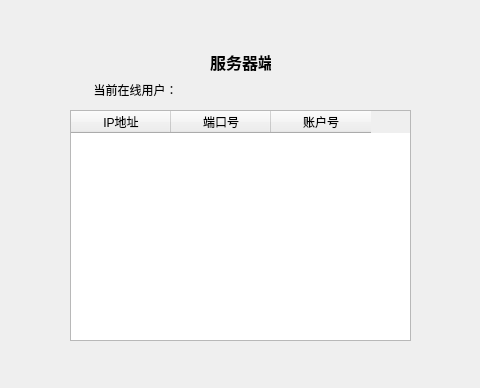
<?xml version="1.0" encoding="UTF-8"?>
<ui version="4.0">
 <class>serverPageLzy</class>
 <widget class="QWidget" name="serverPageLzy">
  <property name="geometry">
   <rect>
    <x>0</x>
    <y>0</y>
    <width>480</width>
    <height>388</height>
   </rect>
  </property>
  <property name="windowTitle">
   <string>serverPageLzy</string>
  </property>
  <widget class="QLabel" name="label">
   <property name="geometry">
    <rect>
     <x>210</x>
     <y>50</y>
     <width>61</width>
     <height>21</height>
    </rect>
   </property>
   <property name="text">
    <string>&lt;html&gt;&lt;head/&gt;&lt;body&gt;&lt;p align=&quot;center&quot;&gt;&lt;span style=&quot; font-size:12pt; font-weight:700;&quot;&gt;服务器端&lt;/span&gt;&lt;/p&gt;&lt;/body&gt;&lt;/html&gt;</string>
   </property>
  </widget>
  <widget class="QTableWidget" name="userTable">
   <property name="geometry">
    <rect>
     <x>70</x>
     <y>110</y>
     <width>341</width>
     <height>231</height>
    </rect>
   </property>
   <column>
    <property name="text">
     <string>IP地址</string>
    </property>
   </column>
   <column>
    <property name="text">
     <string>端口号</string>
    </property>
   </column>
   <column>
    <property name="text">
     <string>账户号</string>
    </property>
   </column>
  </widget>
  <widget class="QLabel" name="label_2">
   <property name="geometry">
    <rect>
     <x>90</x>
     <y>80</y>
     <width>91</width>
     <height>20</height>
    </rect>
   </property>
   <property name="text">
    <string>&lt;html&gt;&lt;head/&gt;&lt;body&gt;&lt;p align=&quot;center&quot;&gt;当前在线用户：&lt;/p&gt;&lt;/body&gt;&lt;/html&gt;</string>
   </property>
  </widget>
 </widget>
 <resources/>
 <connections/>
</ui>
